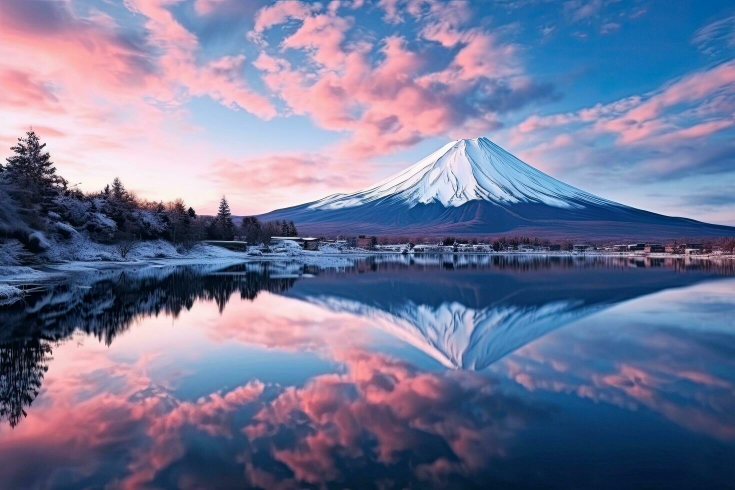
#> input picture assets/mountain/original.jpg, 1470 x 980 px (shown at 1/2 size)
$ python -i utils.py   (imports and definitions only)
#> lines starting #> are read from the running program, lines starting #| are printed output that depends on the picture
"""Utility functions"""
from PIL import Image, ImageDraw, ImageColor

# [10 lines left out: function crop_border, not called in this run]

def clamp_alpha(
        image: Image.Image,
        alpha_threshold: int = 128,
        mode: str = 'RGB',
        background_hex: str = "#000000"
        ) -> Image.Image:
    """
    Convert image to RGB or greyscale,
    setting pixels bellow alpha threshold to background_color.
    """
    if mode not in ('RGB', 'L'):
        raise ValueError("mode must be 'RGB' or 'L'")

    background_color = ImageColor.getrgb(background_hex)

    base = image.convert(mode)
    alpha = image.getchannel('A')
    mask = alpha.point(lambda p: 255 if p >= alpha_threshold else 0)

    background = Image.new('RGB', image.size, background_color)
    if mode == 'L':
        background = background.convert('L')

    masked_image = Image.composite(base, background, mask)
    return masked_image

# [38 lines left out: functions overlay_grid_lines, scale_img, naive_downsample_upsample, not called in this run]

>>> import cv2
>>> picture = cv2.imread('../assets/mountain/original.jpg', cv2.IMREAD_GRAYSCALE)
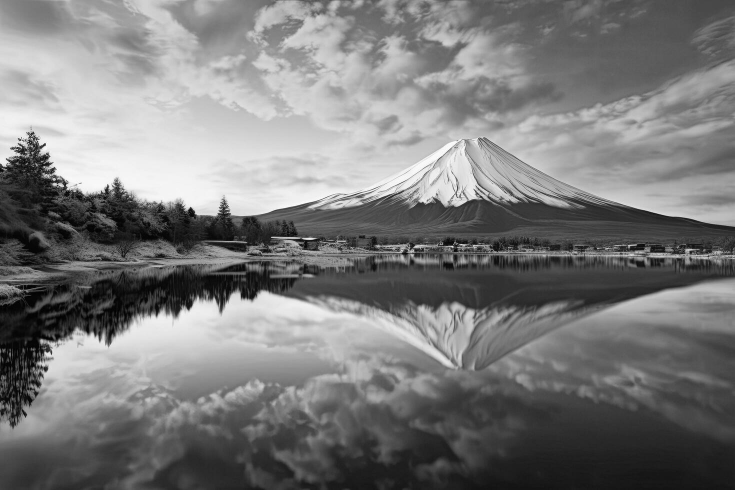
#> picture: shape (980, 1470) (shown at 1/2 size); min 0, max 255, mean 122.5
>>> result = clamp_alpha(picture)
#> (the run stopped early here; a loop or call above may not have finished)

$ run again, on assets/mountain/mountain.png
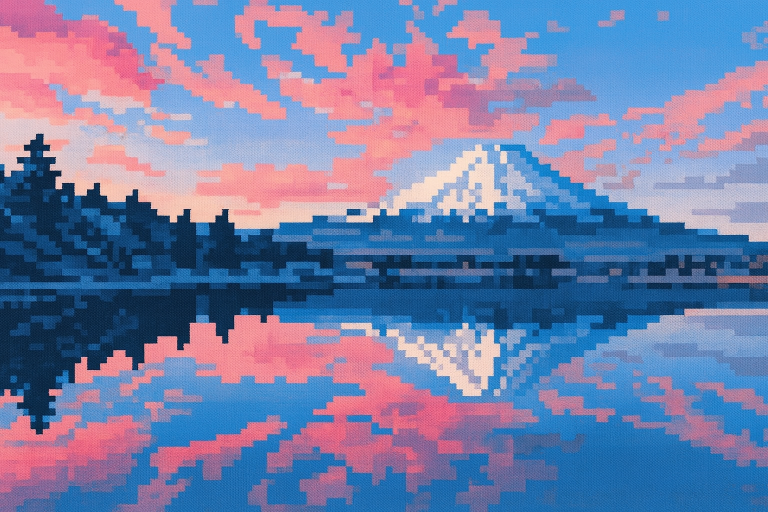
#> input picture assets/mountain/mountain.png, 1536 x 1024 px (shown at 1/2 size)
#> `picture = cv2.imread('../assets/mountain/original.jpg', cv2.IMREAD_GRA..`:
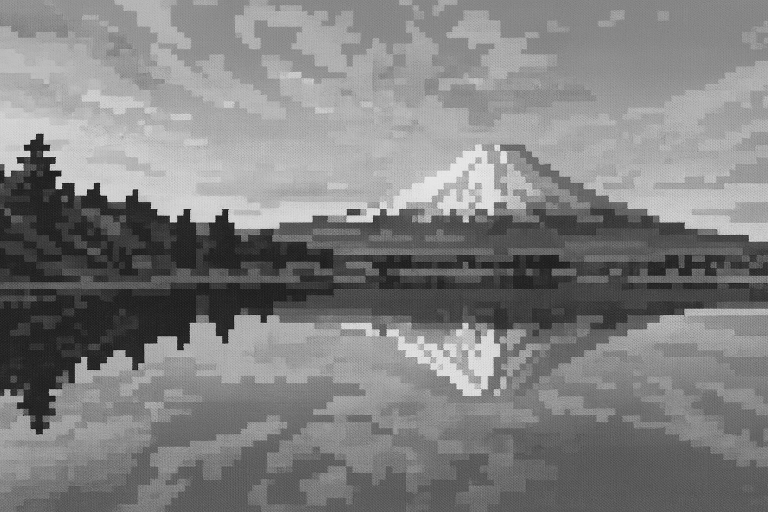
#> picture: shape (1024, 1536) (shown at 1/2 size); min 5, max 244, mean 128.1
